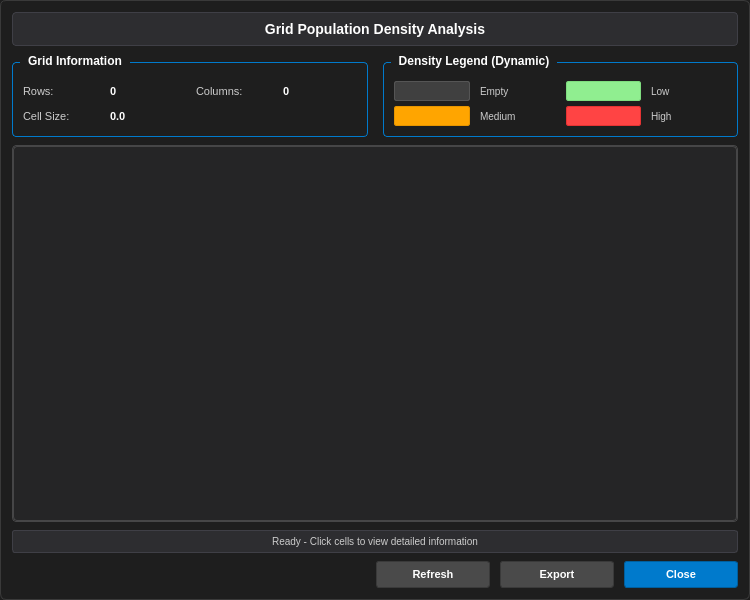
<?xml version="1.0" encoding="UTF-8"?>
<ui version="4.0">
 <class>GridPopulationDensityDialog</class>
 <widget class="QDialog" name="GridPopulationDensityDialog">
  <property name="geometry">
   <rect>
    <x>0</x>
    <y>0</y>
    <width>750</width>
    <height>600</height>
   </rect>
  </property>
  <property name="minimumSize">
   <size>
    <width>700</width>
    <height>550</height>
   </size>
  </property>
  <property name="windowTitle">
   <string>Grid Population Density</string>
  </property>
  <property name="styleSheet">
   <string>/* Enhanced Professional Dark Theme for Large Data Ranges */
QDialog {
    background-color: #1E1E1E;
    color: #E1E1E1;
    font-family: 'Segoe UI', Arial, sans-serif;
    border: 1px solid #3A3A3A;
    border-radius: 6px;
}

QLabel {
    color: #CCCCCC;
    font-size: 11px;
}

QLabel#titleLabel {
    color: #FFFFFF;
    font-size: 14px;
    font-weight: 600;
    background-color: #2D2D30;
    padding: 8px 12px;
    border-radius: 4px;
    border: 1px solid #3F3F46;
}

QLabel#statusLabel {
    color: #CCCCCC;
    font-size: 10px;
    background-color: #2D2D30;
    padding: 4px 8px;
    border-radius: 3px;
    border: 1px solid #3F3F46;
}

QWidget#gridWidget {
    background-color: #252526;
    border: 1px solid #464647;
    border-radius: 4px;
}

QScrollArea {
    background-color: #252526;
    border: 1px solid #464647;
    border-radius: 4px;
}

QScrollArea QWidget {
    background-color: transparent;
}

QPushButton {
    background-color: #6B6B6B;
    color: #FFFFFF;
    border: 1px solid #5A5A5A;
    padding: 6px 16px;
    font-size: 11px;
    font-weight: 500;
    border-radius: 3px;
    min-width: 60px;
}

QPushButton:hover {
    background-color: #5A5A5A;
    border: 1px solid #4A4A4A;
}

QPushButton:pressed {
    background-color: #4A4A4A;
    border: 1px solid #3A3A3A;
}

QPushButton#closeButton {
    background-color: #007ACC;
    border: 1px solid #005F9E;
    min-width: 80px;
}

QPushButton#closeButton:hover {
    background-color: #005F9E;
    border: 1px solid #004B7A;
}

QPushButton#exportButton {
    background-color: #4A4A4A;
    border: 1px solid #3A3A3A;
    min-width: 80px;
}

QPushButton#exportButton:hover {
    background-color: #3A3A3A;
    border: 1px solid #2A2A2A;
}

QPushButton#refreshButton {
    background-color: #4A4A4A;
    border: 1px solid #3A3A3A;
    min-width: 80px;
}

QPushButton#refreshButton:hover {
    background-color: #3A3A3A;
    border: 1px solid #2A2A2A;
}

QGroupBox {
    color: #FFFFFF;
    font-size: 12px;
    font-weight: 500;
    border: 1px solid #007ACC;
    border-radius: 4px;
    margin-top: 8px;
    padding-top: 8px;
}

QGroupBox::title {
    subcontrol-origin: margin;
    left: 8px;
    padding: 0 6px 0 6px;
    background-color: #1E1E1E;
}

/* Enhanced Legend styles for larger data ranges */
QLabel#legendLabel {
    font-size: 10px;
    font-weight: bold;
    color: #FFFFFF;
}

QLabel#legendEmpty {
    background-color: #404040;
    border: 1px solid #555555;
    border-radius: 2px;
    min-width: 22px;
    min-height: 18px;
}

QLabel#legendLow {
    background-color: #90EE90;
    border: 1px solid #7FDD7F;
    border-radius: 2px;
    min-width: 22px;
    min-height: 18px;
}

QLabel#legendMedium {
    background-color: #FFA500;
    border: 1px solid #E69500;
    border-radius: 2px;
    min-width: 22px;
    min-height: 18px;
}

QLabel#legendHigh {
    background-color: #FF4444;
    border: 1px solid #E63333;
    border-radius: 2px;
    min-width: 22px;
    min-height: 18px;
}

/* Additional legend colors for extended ranges */
QLabel#legendVeryLow {
    background-color: #ADFF2F;
    border: 1px solid #98E62A;
    border-radius: 2px;
    min-width: 22px;
    min-height: 18px;
}

QLabel#legendVeryHigh {
    background-color: #8B0000;
    border: 1px solid #770000;
    border-radius: 2px;
    min-width: 22px;
    min-height: 18px;
}</string>
  </property>
  <layout class="QVBoxLayout" name="verticalLayout">
   <property name="spacing">
    <number>8</number>
   </property>
   <property name="leftMargin">
    <number>12</number>
   </property>
   <property name="topMargin">
    <number>12</number>
   </property>
   <property name="rightMargin">
    <number>12</number>
   </property>
   <property name="bottomMargin">
    <number>12</number>
   </property>
   <item>
    <widget class="QLabel" name="titleLabel">
     <property name="text">
      <string>Grid Population Density Analysis</string>
     </property>
     <property name="alignment">
      <set>Qt::AlignCenter</set>
     </property>
    </widget>
   </item>
   <item>
    <layout class="QHBoxLayout" name="infoLayout">
     <property name="spacing">
      <number>15</number>
     </property>
     <item>
      <widget class="QGroupBox" name="gridInfoGroup">
       <property name="title">
        <string>Grid Information</string>
       </property>
       <property name="maximumHeight">
        <number>85</number>
       </property>
       <layout class="QGridLayout" name="gridInfoLayout">
        <property name="horizontalSpacing">
         <number>12</number>
        </property>
        <property name="verticalSpacing">
         <number>5</number>
        </property>
        <property name="leftMargin">
         <number>10</number>
        </property>
        <property name="topMargin">
         <number>10</number>
        </property>
        <property name="rightMargin">
         <number>10</number>
        </property>
        <property name="bottomMargin">
         <number>10</number>
        </property>
        <item row="0" column="0">
         <widget class="QLabel" name="label">
          <property name="text">
           <string>Rows:</string>
          </property>
         </widget>
        </item>
        <item row="0" column="1">
         <widget class="QLabel" name="rowsLabel">
          <property name="text">
           <string>0</string>
          </property>
          <property name="styleSheet">
           <string>font-weight: bold; color: #FFFFFF;</string>
          </property>
         </widget>
        </item>
        <item row="0" column="2">
         <widget class="QLabel" name="label_2">
          <property name="text">
           <string>Columns:</string>
          </property>
         </widget>
        </item>
        <item row="0" column="3">
         <widget class="QLabel" name="columnsLabel">
          <property name="text">
           <string>0</string>
          </property>
          <property name="styleSheet">
           <string>font-weight: bold; color: #FFFFFF;</string>
          </property>
         </widget>
        </item>
        <item row="1" column="0">
         <widget class="QLabel" name="label_3">
          <property name="text">
           <string>Cell Size:</string>
          </property>
         </widget>
        </item>
        <item row="1" column="1" colspan="3">
         <widget class="QLabel" name="cellSizeLabel">
          <property name="text">
           <string>0.0</string>
          </property>
          <property name="styleSheet">
           <string>font-weight: bold; color: #FFFFFF;</string>
          </property>
         </widget>
        </item>
       </layout>
      </widget>
     </item>
     <item>
      <widget class="QGroupBox" name="legendGroup">
       <property name="title">
        <string>Density Legend (Dynamic)</string>
       </property>
       <property name="maximumHeight">
        <number>85</number>
       </property>
       <layout class="QGridLayout" name="legendLayout">
        <property name="horizontalSpacing">
         <number>10</number>
        </property>
        <property name="verticalSpacing">
         <number>5</number>
        </property>
        <property name="leftMargin">
         <number>10</number>
        </property>
        <property name="topMargin">
         <number>10</number>
        </property>
        <property name="rightMargin">
         <number>10</number>
        </property>
        <property name="bottomMargin">
         <number>10</number>
        </property>
        <item row="0" column="0">
         <widget class="QLabel" name="legendEmpty">
          <property name="text">
           <string/>
          </property>
         </widget>
        </item>
        <item row="0" column="1">
         <widget class="QLabel" name="emptyLabel">
          <property name="text">
           <string>Empty</string>
          </property>
          <property name="styleSheet">
           <string>font-size: 10px;</string>
          </property>
         </widget>
        </item>
        <item row="0" column="2">
         <widget class="QLabel" name="legendLow">
          <property name="text">
           <string/>
          </property>
         </widget>
        </item>
        <item row="0" column="3">
         <widget class="QLabel" name="lowLabel">
          <property name="text">
           <string>Low</string>
          </property>
          <property name="styleSheet">
           <string>font-size: 10px;</string>
          </property>
         </widget>
        </item>
        <item row="1" column="0">
         <widget class="QLabel" name="legendMedium">
          <property name="text">
           <string/>
          </property>
         </widget>
        </item>
        <item row="1" column="1">
         <widget class="QLabel" name="mediumLabel">
          <property name="text">
           <string>Medium</string>
          </property>
          <property name="styleSheet">
           <string>font-size: 10px;</string>
          </property>
         </widget>
        </item>
        <item row="1" column="2">
         <widget class="QLabel" name="legendHigh">
          <property name="text">
           <string/>
          </property>
         </widget>
        </item>
        <item row="1" column="3">
         <widget class="QLabel" name="highLabel">
          <property name="text">
           <string>High</string>
          </property>
          <property name="styleSheet">
           <string>font-size: 10px;</string>
          </property>
         </widget>
        </item>
       </layout>
      </widget>
     </item>
    </layout>
   </item>
   <item>
    <widget class="QScrollArea" name="scrollArea">
     <property name="widgetResizable">
      <bool>true</bool>
     </property>
     <property name="horizontalScrollBarPolicy">
      <enum>Qt::ScrollBarAsNeeded</enum>
     </property>
     <property name="verticalScrollBarPolicy">
      <enum>Qt::ScrollBarAsNeeded</enum>
     </property>
     <widget class="QWidget" name="gridWidget">
      <property name="geometry">
       <rect>
        <x>0</x>
        <y>0</y>
        <width>724</width>
        <height>389</height>
       </rect>
      </property>
      <property name="sizePolicy">
       <sizepolicy hsizetype="Expanding" vsizetype="Expanding">
        <horstretch>0</horstretch>
        <verstretch>0</verstretch>
       </sizepolicy>
      </property>
      <property name="minimumSize">
       <size>
        <width>200</width>
        <height>200</height>
       </size>
      </property>
     </widget>
    </widget>
   </item>
   <item>
    <widget class="QLabel" name="statusLabel">
     <property name="text">
      <string>Ready - Click cells to view detailed information</string>
     </property>
     <property name="alignment">
      <set>Qt::AlignCenter</set>
     </property>
    </widget>
   </item>
   <item>
    <layout class="QHBoxLayout" name="buttonLayout">
     <property name="spacing">
      <number>10</number>
     </property>
     <item>
      <spacer name="horizontalSpacer">
       <property name="orientation">
        <enum>Qt::Horizontal</enum>
       </property>
       <property name="sizeHint" stdset="0">
        <size>
         <width>40</width>
         <height>20</height>
        </size>
       </property>
      </spacer>
     </item>
     <item>
      <widget class="QPushButton" name="refreshButton">
       <property name="text">
        <string>Refresh</string>
       </property>
       <property name="toolTip">
        <string>Refresh the grid display</string>
       </property>
      </widget>
     </item>
     <item>
      <widget class="QPushButton" name="exportButton">
       <property name="text">
        <string>Export</string>
       </property>
       <property name="toolTip">
        <string>Export grid data to file</string>
       </property>
      </widget>
     </item>
     <item>
      <widget class="QPushButton" name="closeButton">
       <property name="text">
        <string>Close</string>
       </property>
       <property name="toolTip">
        <string>Close this dialog</string>
       </property>
      </widget>
     </item>
    </layout>
   </item>
  </layout>
 </widget>
 <resources/>
 <connections/>
</ui>
